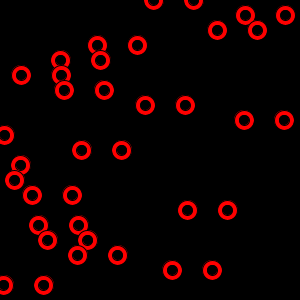
Frame 1 (no input)
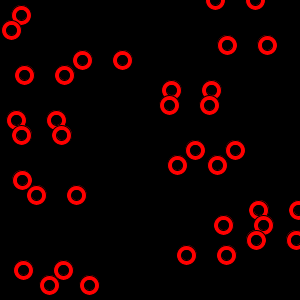
Frame 60 (the mouse pressed at the canvas centre just before this capture)
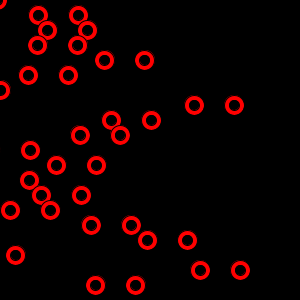
Frame 120 (the mouse held since frame 60 and released just before this capture)

The Processing sketch that drew these frames (run headless with seeded random() and noise(); from frame 60 on, the mouse is pressed at the canvas centre):

// Processing sketch: processing_39834
// ── processing_39834.pde


int num = 20; 


float[] x = new float[num]; 
float[] y = new float[num]; 
float[] speed = new float[num]; 

void setup() {
  size(300, 300);
  colorMode(HSB, 100);
  smooth();

  
  for (int i=0; i < num;i++) {
    x[i] = random(width);
    y[i] = i * (height/num);
    speed[i] = random(0, 4);
  }
}

void draw() {
  background(0);
  
  for (int i=0; i < num; i++) {
    
    ellipseMode(CENTER);
    stroke(0);
    fill(255, 255, 224);
    ellipse(x[i], y[i], 20, 20); 
    fill(0);
    ellipse(x[i], y[i], 10, 10);
    fill(255, 255, 224);
    ellipse(x[i]-40, y[i], 20, 20);
    fill(0);
    ellipse(x[i]-40, y[i], 10, 10);

    x[i] = x[i] + speed[i];
    if (x[i] > width + 10) {
      x[i] = -10;
    }
    
  }
  
}
